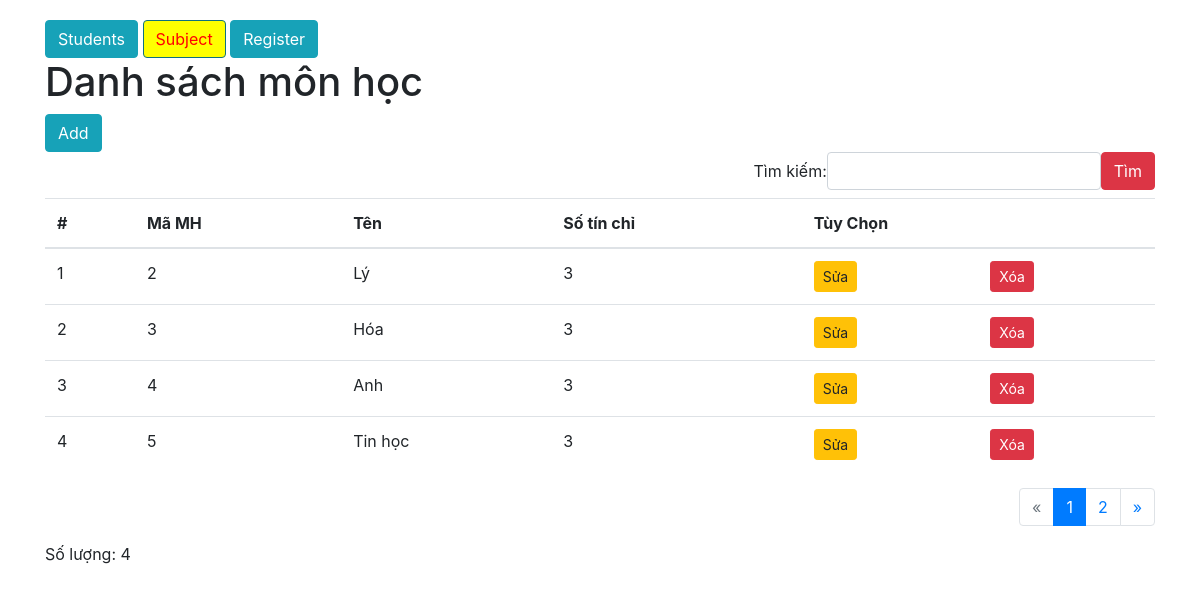
The app's page /?c=subject with its own data.
### tables this page shows
CREATE TABLE `subject` (
  `id` int(11) NOT NULL,
  `name` varchar(255) NOT NULL,
  `number_of_credit` tinyint(4) NOT NULL
);

### controller/SubjectController.php (called while the page is built, shortened)
<?php
class SubjectController
{
    public function index()
    {
        $item_per_page = 4;
        $page = $_GET['page'] ?? 1;
        $search = $_GET['search'] ?? null;
        $subjectRepository = new SubjectReposiroty();
        if ($search) {
            $subjects = $subjectRepository->getByPattern($search, $page,  $item_per_page);
            $totalSubjects = $subjectRepository->getByPattern($search, $page,  $item_per_page);
        } else {
            $subjects = $subjectRepository->getAll($page, $item_per_page);
            $totalSubjects = $subjectRepository->getAll();
        }
        require 'view/subject/index.php';
    }
}

### index.php (called while the page is built, shortened)
<?php
$a = $_GET['a'] ?? 'index';
require ABSPATH_SITE . "model/StudentReposiroty.php";
require ABSPATH_SITE . "model/Subject.php";
require ABSPATH_SITE . "model/SubjectReposiroty.php";
$controller = new $strController();
$controller->$a();

### model/SubjectReposiroty.php (called while the page is built, shortened)
<?php
class SubjectReposiroty
{
    function fetch($cond = null, $page = null, $item_per_page = null)
    {
        global $conn;
        $sql = "SELECT * FROM subject";
        try {
            if ($page && $item_per_page) {
                $start_now = ($page - 1) * $item_per_page;
                $limit = "LIMIT $start_now, $item_per_page";
                $sql .= " $limit";
            }
            $result = $conn->query($sql);
            $subjects = [];
            if ($result->num_rows > 0) {
                while ($row = $result->fetch_assoc()) {
                    $id = $row['id'];
                    $name = $row['name'];
                    $number_of_credit = $row['number_of_credit'];
                    $subject = new Subject($id, $name, $number_of_credit);
                    $subjects[] = $subject;
                }
                return $subjects;
            }
        } catch (Exception $exception) {
            $_SESSION['error'] = "Lỗi: $sql " .  $exception->getMessage();
        }
    }
    function getAll($page = null, $item_per_page = null)
    {
        return $this->fetch(null, $page, $item_per_page);
    }
}

### model/Subject.php (called while the page is built, shortened)
<?php
class Subject
{
    function __construct($id, $name, $number_of_credit)
    {
        $this->id = $id;
        $this->name = $name;
        $this->number_of_credit = $number_of_credit;
    }
}

### view/subject/index.php (the view)
<?php require 'layout/header.php' ?>
<h1>Danh sách môn học</h1>
<a href="?c=subject&a=create" class="btn btn-info">Add</a>
<?php require 'layout/search.php' ?>
<table class="table table-hover">
    <thead>
        <tr>
            <th>#</th>
            <th>Mã MH</th>
            <th>Tên</th>
            <th>Số tín chỉ</th>
            <th colspan="2">Tùy Chọn</th>
        </tr>
    </thead>
    <tbody>
        <?php
        $stt = 0;
        foreach ($subjects as $subject):
            $stt++; ?>
        <tr>
            <td><?= $stt ?></td>
            <td><?= $subject->id ?></td>
            <td><?= $subject->name ?></td>
            <td><?= $subject->number_of_credit ?></td>
            <td><a class="btn btn-warning btn-sm" href="?c=subject&a=edit&id=<?= $subject->id ?>">Sửa</a></td>
            <td>
                <button type="button" data-href="?c=subject&a=destroy&id=<?= $subject->id ?>"
                    class="destroy btn btn-danger btn-sm" data-toggle="modal" data-target="#exampleModal">
                    Xóa
                </button>
            </td>
            <?php endforeach ?>
    </tbody>
</table>
<?php require 'layout/pagination.php' ?>
<div>
    <span>Số lượng: <?= count($subjects) ?></span>
</div>
<?php require 'layout/footer.php' ?>

### records on screen
subject: id "2", name "Lý", number_of_credit "3"
subject: id "3", name "Hóa", number_of_credit "3"
subject: id "4", name "Anh", number_of_credit "3"
subject: id "5", name "Tin học", number_of_credit "3"

### other values on screen
count($subjects) "4"
